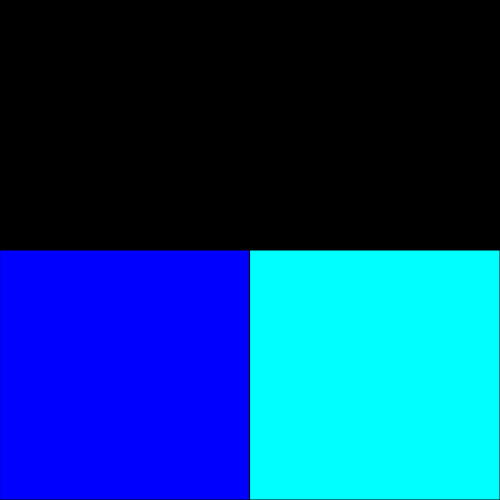
Frame 1 (no input)
Frame 60 (no input): identical to frame 1, image omitted
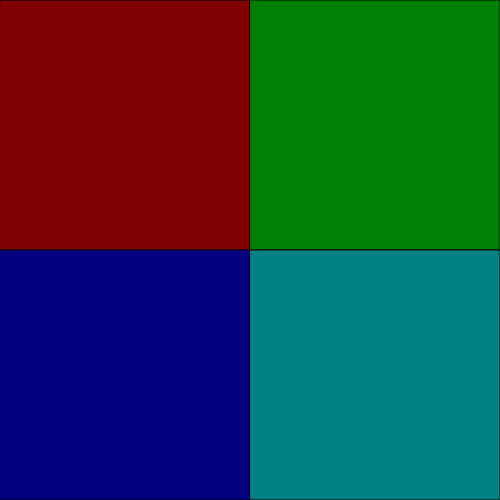
Frame 120 (the mouse pressed at the canvas centre since frame 60)

The p5.js sketch that drew these frames (run headless with seeded random() and noise() and a simulated clock; from frame 60 on, the mouse is pressed at the canvas centre):

// p5.js sketch
// ── sketch.js
//Setting up canvas
function setup() {
  createCanvas(500,500);
}

function draw() {
  //Set background to black
  background(0);

//Create the variables determining the X and Y values of the movement of the mouse
  var x1 = map(mouseX, 0, width, 0, 255);
  var x2 = map(mouseY, 0, width, 0, 255);
  var x3 = map(mouseX, 0, width, 255, 0);
  var x4 = map(mouseY, 0, width, 255, 0);

//Each rectangle is set to an RGB Value and 1 Cyan colour
//Red Square
  fill(255, 0, 0, x1);
  rect(0, 0, 250, 250);
//Blue square
  fill(0, 255, 0, x2);
  rect(250, 0, 250, 250);
//Green square
  fill(0, 0, 255, x3);
  rect(0, 250, 250, 250);
//Cyan Square
  fill(0, 255, 255, x4);
  rect(250, 250, 250, 250);
}
